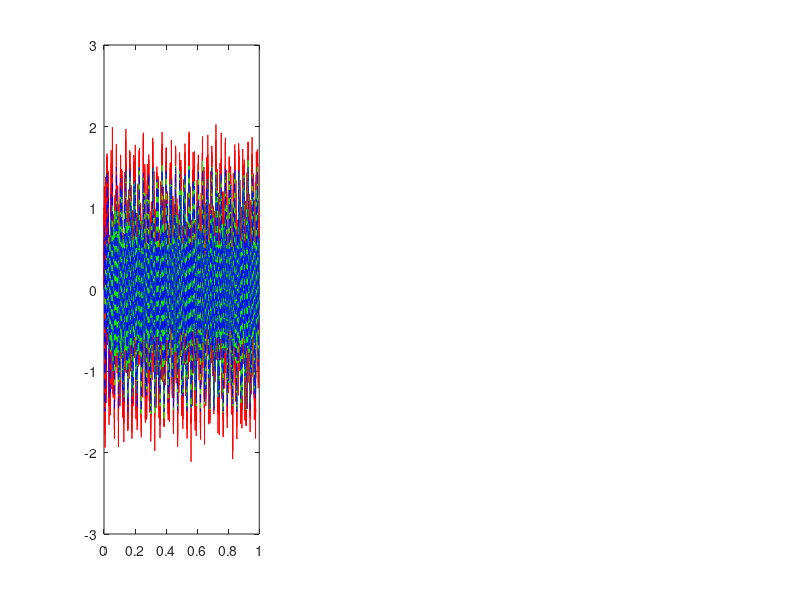

MATLAB code for this plot: (Note: this script raises an error after producing the figure.)
clear;
close all;

% Parametry sygnału
fs = 8000;  % Częstotliwość próbkowania [Hz]
t = 1;      % Czas trwania [s]

% Częstotliwości i amplitudy harmonicznych
f1 = 34.2;  % Częstotliwość pierwszej harmonicznej [Hz]
A1 = -0.5;  % Amplituda pierwszej harmonicznej
f2 = 115.5; % Częstotliwość drugiej harmonicznej [Hz]
A2 = 1;     % Amplituda drugiej harmonicznej

% Tworzenie osi czasu
time = 0:1/fs:(t-1/fs);

% Generowanie sygnałów harmonicznych
harmonic1 = A1 * sin(2 * pi * f1 * time);
harmonic2 = A2 * sin(2 * pi * f2 * time);
SNR = [10, 20, 40];
dref = harmonic1 + harmonic2;
for k = 1:3
    d = awgn( dref, SNR(k), 'measured'); % WE: sygnał odniesienia dla sygnału x
    x = [ d(1) d(1:end-1) ]; % WE: sygnał filtrowany, teraz opóźniony d
    M = 100; % długość filtru
    mi = 0.00025;% współczynnik szybkości adaptacji

    y = []; e = []; % sygnały wyjściowe z filtra
    bx = zeros(M,1); % bufor na próbki wejściowe x
    h = zeros(M,1); % początkowe (puste) wagi filtru

    for n = 1 : length(x)
        bx = [ x(n); bx(1:M-1) ]; % pobierz nową próbkę x[n] do bufora
        y(n) = h' * bx; % oblicz y[n] = sum( x .* bx) – filtr FIR
        e(n) = d(n) - y(n); % oblicz e[n]
        h = h + mi * e(n) * bx; % LMS
        % h = h + mi * e(n) * bx /(bx'*bx); % NLMS
    end
    %% liczenie SNR
    N = length(dref);
    Ps = sum(dref.^2) / N;
    Pn = sum((dref-y).^2) / N;
    output_snr = 10 * log10(Ps / Pn);

    subplot(1, 3, k)
    plot( time, d, "r",time, y, "g", time, dref, "b--")
    title("SNR = "+ output_snr + "dB")
    legend( "Zaszumiany sygnał","Odszumiony sygnał", "Referencyjny sygnał")
    xlim([0.54, 0.56])
end